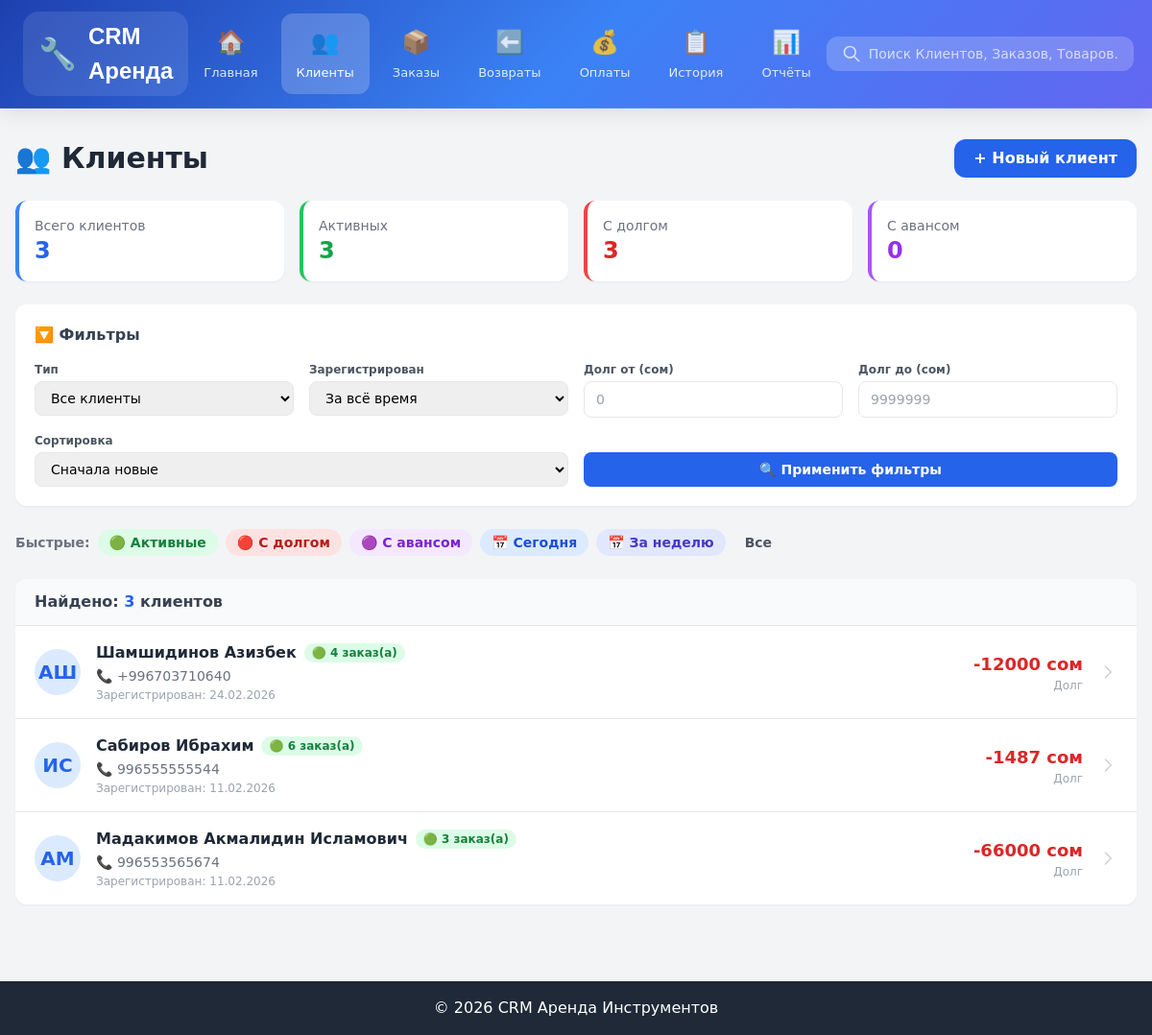
Screenshot of /clients/ (signed in) with the database file from the repository.
### apps/clients/models.py (models this page shows, shortened)
class Client(models.Model):
    last_name = models.CharField('Фамилия', max_length=100)
    first_name = models.CharField('Имя', max_length=100)
    middle_name = models.CharField('Отчество', max_length=100, blank=True)
    passport_front = models.ImageField('Паспорт (лицевая)', upload_to=passport_front_path)
    passport_back = models.ImageField('Паспорт (обратная)', upload_to=passport_back_path)
    telegram_id = models.CharField(max_length=50, blank=True, null=True, verbose_name='Telegram ID')
    created_at = models.DateTimeField('Дата регистрации', auto_now_add=True)
    updated_at = models.DateTimeField('Дата обновления', auto_now=True)
    class Meta:
        verbose_name = 'Клиент'
        verbose_name_plural = 'Клиенты'
        ordering = ['-created_at']
    def get_full_name(self):
        return f"{self.last_name} {self.first_name} {self.middle_name}".strip()
    def get_total_paid(self):
        total = self.payments.aggregate(total=Sum('amount'))['total']
        return float(total or 0)
    def get_total_debt(self):
        total = 0
        for order in self.rental_orders.all():
            total += float(order.get_current_total())
        return total
    def get_wallet_balance(self):
        return self.get_total_paid() - self.get_total_debt()

class ClientPhone(models.Model):
    phone_regex = RegexValidator(regex=r'^\+?996?\d{9,12}$')
    client = models.ForeignKey(Client, on_delete=models.CASCADE, related_name='phones')
    phone_number = models.CharField('Номер', validators=[phone_regex], max_length=17)
    is_primary = models.BooleanField('Основной', default=False)
    created_at = models.DateTimeField(auto_now_add=True)
    class Meta:
        verbose_name = 'Телефон'
        verbose_name_plural = 'Телефоны'

### apps/main/views.py (the view, shortened to what this page needs)
# urls.py: path('clients/', views.clients_list, name='clients_list'),
@login_required
def clients_list(request):
    from apps.clients.models import Client
    filter_type  = request.GET.get('filter', '')      # debt / credit / active / all
    date_range   = request.GET.get('date_range', '')  # today / week / month
    amount_min   = request.GET.get('amount_min', '')
    amount_max   = request.GET.get('amount_max', '')
    sort_by      = request.GET.get('sort', '-created_at')
    clients = Client.objects.prefetch_related('phones', 'rental_orders')
    if sort_by == '-created_at':
        clients = clients.order_by('-created_at')
    elif sort_by == 'created_at':
        clients = clients.order_by('created_at')
    elif sort_by == 'name':
        clients = clients.order_by('last_name', 'first_name')
    else:
        clients = clients.order_by('-created_at')
    now = timezone.now()
    if date_range == 'today':
        clients = clients.filter(created_at__date=now.date())
    elif date_range == 'week':
        clients = clients.filter(created_at__gte=now - timedelta(days=7))
    elif date_range == 'month':
        clients = clients.filter(created_at__gte=now - timedelta(days=30))
    all_clients = Client.objects.prefetch_related('phones', 'rental_orders')
    debt_count   = sum(1 for c in all_clients if float(c.get_wallet_balance()) < 0)
    credit_count = sum(1 for c in all_clients if float(c.get_wallet_balance()) > 0)
    active_count = sum(1 for c in all_clients if c.rental_orders.filter(status='open').exists())
    context = {
        'clients': clients,
        'total_clients': all_clients.count(),
        'debt_count': debt_count,
        'credit_count': credit_count,
        'active_count': active_count,
        'current_filter': filter_type,
        'current_date_range': date_range,
        'current_amount_min': amount_min,
        'current_amount_max': amount_max,
        'current_sort': sort_by,
        'filters_active': any([filter_type, date_range, amount_min, amount_max]),
    }
    return render(request, 'clients/list.html', context)

### apps/company/models.py (called while the page is built)
    @classmethod
    def get_company(cls):
        company, created = cls.objects.get_or_create(
            pk=1,
            defaults={
                'company_name': 'Моя компания',
                'currency': 'сом',
            }
        )
        return company

### apps/main/context_processors.py (called while the page is built)
def company_context(request):
    from apps.company.models import CompanyProfile
    company = CompanyProfile.get_company()
    return {
        'company': company,
    }

### apps/rental/models.py (called while the page is built)
    def get_current_total(self):
        total = Decimal('0')
        for item in self.items.all():
            total += item.get_actual_cost()
        return total

    def get_actual_cost(self):
        now = timezone.now()
        base_cost = Decimal(str(self.original_total_cost))
        if self.quantity_remaining == 0:
            return base_cost
        if self.planned_return_date >= now:
            return base_cost
        overdue_time = now - self.planned_return_date
        overdue_days = overdue_time.days
        overdue_hours = overdue_time.seconds // 3600
        price_per_day = Decimal(str(self.price_per_day))
        if overdue_time.total_seconds() < 86400:
            overdue_cost = (price_per_day / 24) * Decimal(str(overdue_hours)) * Decimal(str(self.quantity_remaining))
        else:
            overdue_cost = price_per_day * Decimal(str(overdue_days)) * Decimal(str(self.quantity_remaining))
        return base_cost + overdue_cost

### templates/clients/list.html (shortened to what this page needs)
{% extends 'base.html' %}
{% block content %}
<div class="space-y-6">
    <div class="flex justify-between items-center">
        <h1 class="text-3xl font-bold text-gray-800">👥 Клиенты</h1>
        <a href="/clients/create/" class="px-5 py-2 bg-blue-600 text-white rounded-xl hover:bg-blue-700 transition font-semibold">
            + Новый клиент
        </a>
    </div>
    <div class="grid grid-cols-4 gap-4">
        <a href="?" class="bg-white rounded-xl p-4 shadow-sm border-l-4 border-blue-500 hover:shadow-md transition">
            <p class="text-sm text-gray-500">Всего клиентов</p>
            <p class="text-2xl font-bold text-blue-600">{{ total_clients }}</p>
        </a>
        <a href="?filter=active" class="bg-white rounded-xl p-4 shadow-sm border-l-4 border-green-500 hover:shadow-md transition">
            <p class="text-sm text-gray-500">Активных</p>
            <p class="text-2xl font-bold text-green-600">{{ active_count }}</p>
        </a>
        <a href="?filter=debt" class="bg-white rounded-xl p-4 shadow-sm border-l-4 border-red-500 hover:shadow-md transition">
            <p class="text-sm text-gray-500">С долгом</p>
            <p class="text-2xl font-bold text-red-600">{{ debt_count }}</p>
        </a>
        <a href="?filter=credit" class="bg-white rounded-xl p-4 shadow-sm border-l-4 border-purple-500 hover:shadow-md transition">
            <p class="text-sm text-gray-500">С авансом</p>
            <p class="text-2xl font-bold text-purple-600">{{ credit_count }}</p>
        </a>
    </div>
    <form method="get" class="bg-white rounded-xl shadow-sm p-5 space-y-4">
        <div class="flex items-center justify-between">
            <h2 class="font-bold text-gray-700 flex items-center gap-2">
                🔽 Фильтры
            </h2>
        </div>
        <div class="grid grid-cols-2 md:grid-cols-4 gap-4">
            <div>
                <label class="block text-xs font-semibold text-gray-600 mb-1">Тип</label>
                <select name="filter" class="w-full px-3 py-2 border border-gray-200 rounded-lg text-sm focus:ring-2 focus:ring-blue-400 focus:outline-none">
                    <option value="" {% if not current_filter %}selected{% endif %}>Все клиенты</option>
                </select>
            </div>
            <div>
                <label class="block text-xs font-semibold text-gray-600 mb-1">Зарегистрирован</label>
                <select name="date_range" class="w-full px-3 py-2 border border-gray-200 rounded-lg text-sm focus:ring-2 focus:ring-blue-400 focus:outline-none">
                    <option value="" {% if not current_date_range %}selected{% endif %}>За всё время</option>
                </select>
            </div>
            <div>
                <label class="block text-xs font-semibold text-gray-600 mb-1">Долг от (сом)</label>
                <input type="number" name="amount_min" value="{{ current_amount_min }}"
                    placeholder="0"
                    class="w-full px-3 py-2 border border-gray-200 rounded-lg text-sm focus:ring-2 focus:ring-blue-400 focus:outline-none"/>
            </div>
            <div>
                <label class="block text-xs font-semibold text-gray-600 mb-1">Долг до (сом)</label>
                <input type="number" name="amount_max" value="{{ current_amount_max }}"
                    placeholder="9999999"
                    class="w-full px-3 py-2 border border-gray-200 rounded-lg text-sm focus:ring-2 focus:ring-blue-400 focus:outline-none"/>
            </div>
        </div>
        <div class="grid grid-cols-2 md:grid-cols-4 gap-4">
            <div class="md:col-span-2">
                <label class="block text-xs font-semibold text-gray-600 mb-1">Сортировка</label>
                <select name="sort" class="w-full px-3 py-2 border border-gray-200 rounded-lg text-sm focus:ring-2 focus:ring-blue-400 focus:outline-none">
                    <option value="-created_at" {% if current_sort == '-created_at' %}selected{% endif %}>Сначала новые</option>
                </select>
            </div>
            <div class="md:col-span-2 flex items-end">
                <button type="submit" class="w-full py-2 bg-blue-600 text-white rounded-lg hover:bg-blue-700 transition font-semibold text-sm">
                    🔍 Применить фильтры
                </button>
            </div>
        </div>
    </form>
    <div class="flex gap-2 flex-wrap">
        <span class="text-sm text-gray-500 font-semibold self-center">Быстрые:</span>
        <a href="?filter=active" class="px-3 py-1 {% if current_filter == 'active' %}bg-green-600 text-white{% else %}bg-green-100 text-green-700 hover:bg-green-200{% endif %} rounded-full text-sm font-semibold transition">
            🟢 Активные
        </a>
        <a href="?filter=debt" class="px-3 py-1 {% if current_filter == 'debt' %}bg-red-600 text-white{% else %}bg-red-100 text-red-700 hover:bg-red-200{% endif %} rounded-full text-sm font-semibold transition">
            🔴 С долгом
        </a>
        <a href="?filter=credit" class="px-3 py-1 {% if current_filter == 'credit' %}bg-purple-600 text-white{% else %}bg-purple-100 text-purple-700 hover:bg-purple-200{% endif %} rounded-full text-sm font-semibold transition">
            🟣 С авансом
        </a>
        <a href="?date_range=today" class="px-3 py-1 {% if current_date_range == 'today' %}bg-blue-600 text-white{% else %}bg-blue-100 text-blue-700 hover:bg-blue-200{% endif %} rounded-full text-sm font-semibold transition">
            📅 Сегодня
        </a>
        <a href="?date_range=week" class="px-3 py-1 {% if current_date_range == 'week' %}bg-indigo-600 text-white{% else %}bg-indigo-100 text-indigo-700 hover:bg-indigo-200{% endif %} rounded-full text-sm font-semibold transition">
            📅 За неделю
        </a>
        <a href="?" class="px-3 py-1 bg-gray-100 text-gray-600 hover:bg-gray-200 rounded-full text-sm font-semibold transition">
            Все
        </a>
    </div>
    <div class="bg-white rounded-xl shadow-sm overflow-hidden">
        <div class="px-5 py-3 bg-gray-50 border-b">
            <span class="font-semibold text-gray-700">
                Найдено: <span class="text-blue-600">{{ clients|length }}</span> клиентов
            </span>
        </div>
        {% if clients %}
        <div class="divide-y">
            {% for client in clients %}
            <a href="/clients/{{ client.id }}/" class="flex items-center gap-4 px-5 py-4 hover:bg-blue-50 transition">
                <div class="flex-shrink-0 w-12 h-12 bg-blue-100 rounded-full flex items-center justify-center">
                    <span class="text-xl font-bold text-blue-600">
                        {{ client.first_name|first|upper }}{{ client.last_name|first|upper }}
                    </span>
                </div>
                <div class="flex-1">
                    <div class="flex items-center gap-2">
                        <span class="font-bold text-gray-800">{{ client.get_full_name }}</span>
                        {% if client.rental_orders.filter %}
                            {% with open_count=client.rental_orders.count %}
                            {% if open_count > 0 %}
                            <span class="px-2 py-0.5 bg-green-100 text-green-700 rounded-full text-xs font-semibold">
                                🟢 {{ open_count }} заказ(а)
                            </span>
                            {% endif %}
                            {% endwith %}
                        {% endif %}
                    </div>
                    {% for phone in client.phones.all %}
                    {% if phone.is_primary %}
                    <p class="text-sm text-gray-500 mt-0.5">📞 {{ phone.phone_number }}</p>
                    {% endif %}
                    {% endfor %}
                    <p class="text-xs text-gray-400 mt-0.5">
                        Зарегистрирован: {{ client.created_at|date:"d.m.Y" }}
                    </p>
                </div>
                <div class="text-right">
                    {% with balance=client.get_wallet_balance %}
                    <p class="font-bold text-lg {% if balance < 0 %}text-red-600{% elif balance > 0 %}text-green-600{% else %}text-gray-500{% endif %}">
                        {% if balance > 0 %}+{% endif %}{{ balance|floatformat:0 }} сом
                    </p>
                    <p class="text-xs text-gray-400">
                        {% if balance < 0 %}Долг{% elif balance > 0 %}Аванс{% else %}Баланс 0{% endif %}
                    </p>
                    {% endwith %}
                </div>
                <svg class="w-5 h-5 text-gray-300" fill="none" stroke="currentColor" viewBox="0 0 24 24">
                    <path stroke-linecap="round" stroke-linejoin="round" stroke-width="2" d="M9 5l7 7-7 7"/>
                </svg>
            </a>
            {% endfor %}
        </div>
        {% endif %}
    </div>
</div>
{% endblock %}

### rows the page displays
Client: first_name|first "А", last_name|first "Ш", get_full_name "Шамшидинов Азизбек", rental_orders.count "4", created_at "24.02.2026", get_wallet_balance "-12000"
ClientPhone: phone_number "+996703710640"
Client: first_name|first "И", last_name|first "С", get_full_name "Сабиров Ибрахим", rental_orders.count "6", created_at "11.02.2026", get_wallet_balance "-1487"
ClientPhone: phone_number "996555555544"
Client: first_name|first "А", last_name|first "М", get_full_name "Мадакимов Акмалидин Исламович", rental_orders.count "3", created_at "11.02.2026", get_wallet_balance "-66000"
ClientPhone: phone_number "996553565674"

### other values shown
{{ total_clients }} "3"
{{ active_count }} "3"
{{ debt_count }} "3"
{{ credit_count }} "0"
{{ clients|length }} "3"
